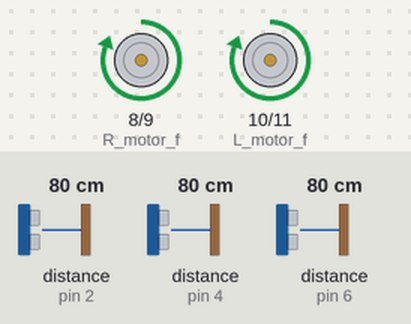
A sketch run on a simulated Arduino Uno, built with avr-gcc and run on an emulated ATmega328P. On the bench: motor-driver pin pairs drawn as motors (green arrow = first pin HIGH = forward, orange = second pin HIGH = backward, longer = more drive, scaled by the enable pin). Wiring (inferred from the names in the program): 3 × ultrasonic range finder: trigger pin 3, echo pin 2 / trigger pin 5, echo pin 4 / trigger pin 7, echo pin 6. The inputs (shaded band) are chosen by the test bench; at power-on: distance to the obstacle (sensors on pin 2, pin 4, pin 6) 80 cm. The echo pulse lasts 58.3 µs per cm.

Above: at 0.1 s.
Timing chart, 0 to 1.6 s (numbered marks = the images above):
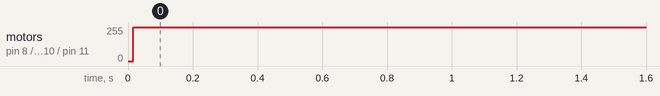

The sketch:

main_.ino
```cpp
// 서보 선언
#include "Servo.h"
Servo steer_servo;
//초음파 번호
#define Front_Echo 2
#define Front_Trig 3
#define Right_Side_Echo 4
#define Right_Side_Trig 5
#define Left_Side_Echo 6
#define Left_Side_Trig 7
//모터 번호
#define R_motor_f 8
#define R_motor_b 9
#define R_motor_speed A0
#define L_motor_f 10
#define L_motor_b 11
#define L_motorspeed A1
#define R_IR 12
#define L_IR 13
int type;
int F_Echo = 0;
int R_Echo = 0;
int L_Echo = 0;

void setup() {
  pinMode(Front_Trig, OUTPUT);
  pinMode(Front_Echo, INPUT);
  pinMode(Right_Side_Trig, OUTPUT);
  pinMode(Right_Side_Echo, INPUT);
  pinMode(Left_Side_Trig, OUTPUT);
  pinMode(Left_Side_Echo, INPUT);
  pinMode(R_motor_f, OUTPUT);
  pinMode(R_motor_b, OUTPUT);
  pinMode(R_motor_speed, OUTPUT);
  pinMode(L_motor_f, OUTPUT);
  pinMode(L_motor_b, OUTPUT);
  pinMode(L_motorspeed, OUTPUT);
  pinMode(A0, INPUT);
  pinMode(A1, INPUT);
}
void loop() {
  digitalWrite(Front_Trig, HIGH);
  delayMicroseconds(10);
  digitalWrite(Front_Trig, LOW);
  F_Echo = pulseIn(Front_Echo, HIGH) / 58.2;
  digitalWrite(Right_Side_Trig, HIGH);
  delayMicroseconds(10);
  digitalWrite(Right_Side_Trig, LOW);
  R_Echo = pulseIn(Right_Side_Echo, HIGH) / 58.2;
  digitalWrite(Left_Side_Trig, HIGH);
  delayMicroseconds(10);
  digitalWrite(Left_Side_Trig, LOW);
  L_Echo = pulseIn(Left_Side_Echo, HIGH) / 58.2;
  if (F_Echo > 30) {
    type = 1;
  }
  if (F_Echo < 30) {
    type = 2;
  }
  if (F_Echo < 10 && R_Echo < 10) {
    type = 3;
  }
  if (F_Echo < 10 && L_Echo < 10) {
    type = 4;
  }
  if (F_Echo < 10 && R_Echo < 10 && L_Echo < 10) {
    type = 5;
  }
  switch (type) {
    case 1: {
        digitalWrite(R_motor_f, HIGH);
        digitalWrite(R_motor_b, LOW);
        analogWrite(R_motor_speed, 255);
        digitalWrite(L_motor_f, HIGH);
        digitalWrite(L_motor_b, LOW);
        analogWrite(L_motorspeed, 255);
        break;
      }
    case 2: {
        digitalWrite(R_motor_f, HIGH);
        digitalWrite(R_motor_b, LOW);
        analogWrite(R_motor_speed, 150);
        digitalWrite(L_motor_f, HIGH);
        digitalWrite(L_motor_b, LOW);
        analogWrite(L_motorspeed, 150);
        break;
      }
    case 3: {
        digitalWrite(R_motor_f, HIGH);
        digitalWrite(R_motor_b, HIGH);
        analogWrite(R_motor_speed, 150);
        digitalWrite(L_motor_f, HIGH);
        digitalWrite(L_motor_b, HIGH);
        analogWrite(L_motorspeed, 150);
        break;
      }
    case 4: {
        digitalWrite(R_motor_f, HIGH);
        digitalWrite(R_motor_b, HIGH);
        analogWrite(R_motor_speed, 150);
        digitalWrite(L_motor_f, HIGH);
        digitalWrite(L_motor_b, HIGH);
        analogWrite(L_motorspeed, 150);
        break;
      }
    case 5: {
        digitalWrite(R_motor_f, HIGH);
        digitalWrite(R_motor_b, HIGH);
        analogWrite(R_motor_speed, 150);
        digitalWrite(L_motor_f, HIGH);
        digitalWrite(L_motor_b, HIGH);
        analogWrite(L_motorspeed, 150);
        break;
      }
  }
}
```

Measured:
- by itself, motor on pin 8 (R_motor_f) / pin 9 (R_motor_b), motor on pin 10 (L_motor_f) / pin 11 (L_motor_b): stopped → forward 255/255 at 0.02 s
